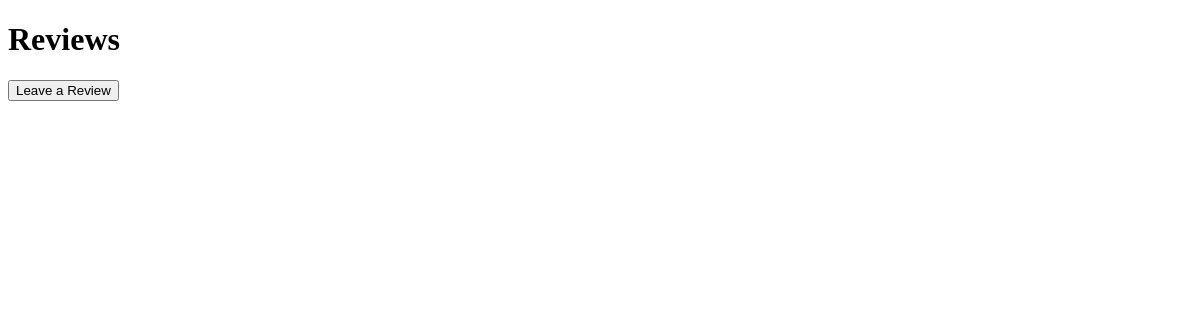
The page /reviews/ on the database as committed earlier.
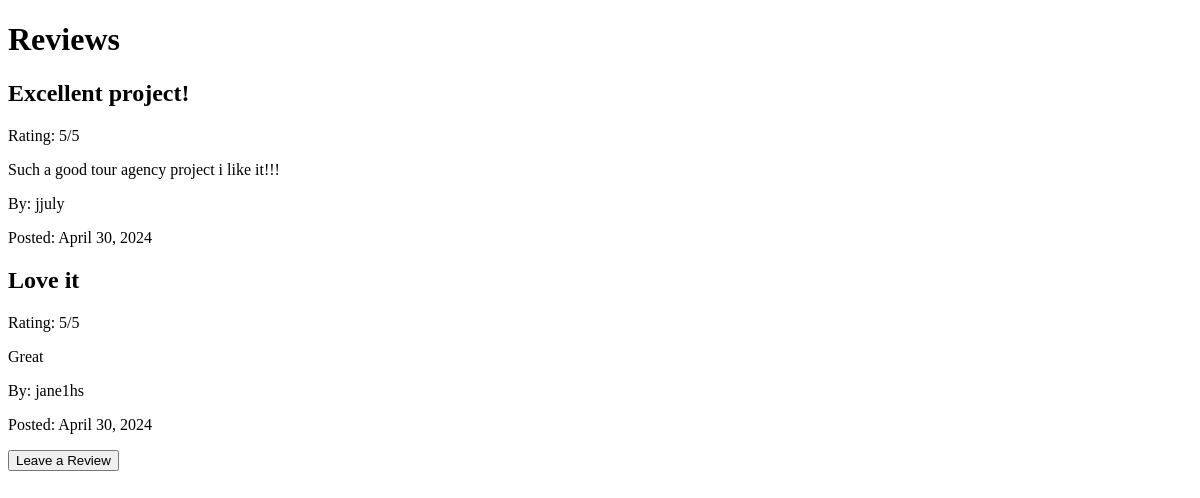
The same page on the database as committed later.
### touragency/models.py (models this page shows, shortened)
class Review(models.Model):
    title = models.CharField(max_length=100)
    rating = models.IntegerField()
    text = models.TextField()
    date = models.DateField(auto_now_add=True)
    user = models.ForeignKey(User, related_name="reviews", on_delete=models.CASCADE)

class User(AbstractUser):
    STATUS_CHOICES = (
        ("staff", "staff"),
        ("client", "client"),
    )
    status = models.CharField(choices=STATUS_CHOICES, default="client", max_length=6)
    phone_number = models.CharField(max_length=15)
    address = models.CharField(max_length=255)
    age = models.PositiveSmallIntegerField()

### touragency/views.py (the view)
# urls.py: path('reviews/', views.ReviewListView.as_view(), name='reviews'),
class ReviewListView(ListView):
    model = Review
    queryset = Review.objects.all()
    template_name = 'reviews.html'

### touragency/templates/reviews.html (shortened to what this page needs)
<!DOCTYPE html>
<head>
</head>
<body>
    <h1>Reviews</h1>
    {% for review_item in object_list %}
        <div>
            <h2>{{ review_item.title }}</h2>
            <p>Rating: {{ review_item.rating }}/5</p>
            <p>{{ review_item.text }}</p>
            <p>By: {{ review_item.user.username }}</p>
            <p>Posted: {{ review_item.date }}</p>
        </div>
    {% endfor %}
    <form action="{% url 'add_review' %}" method="get">
        <button type="submit">Leave a Review</button>
    </form>
</body>
</html>

Rows that differ between the two databases and show on the page:
added Review: title "Excellent project!", rating "5", text "Such a good tour agency project i like it!!!", user.username "jjuly", date "April 30, 2024"
added Review: title "Love it", rating "5", text "Great", user.username "jane1hs", date "April 30, 2024"
